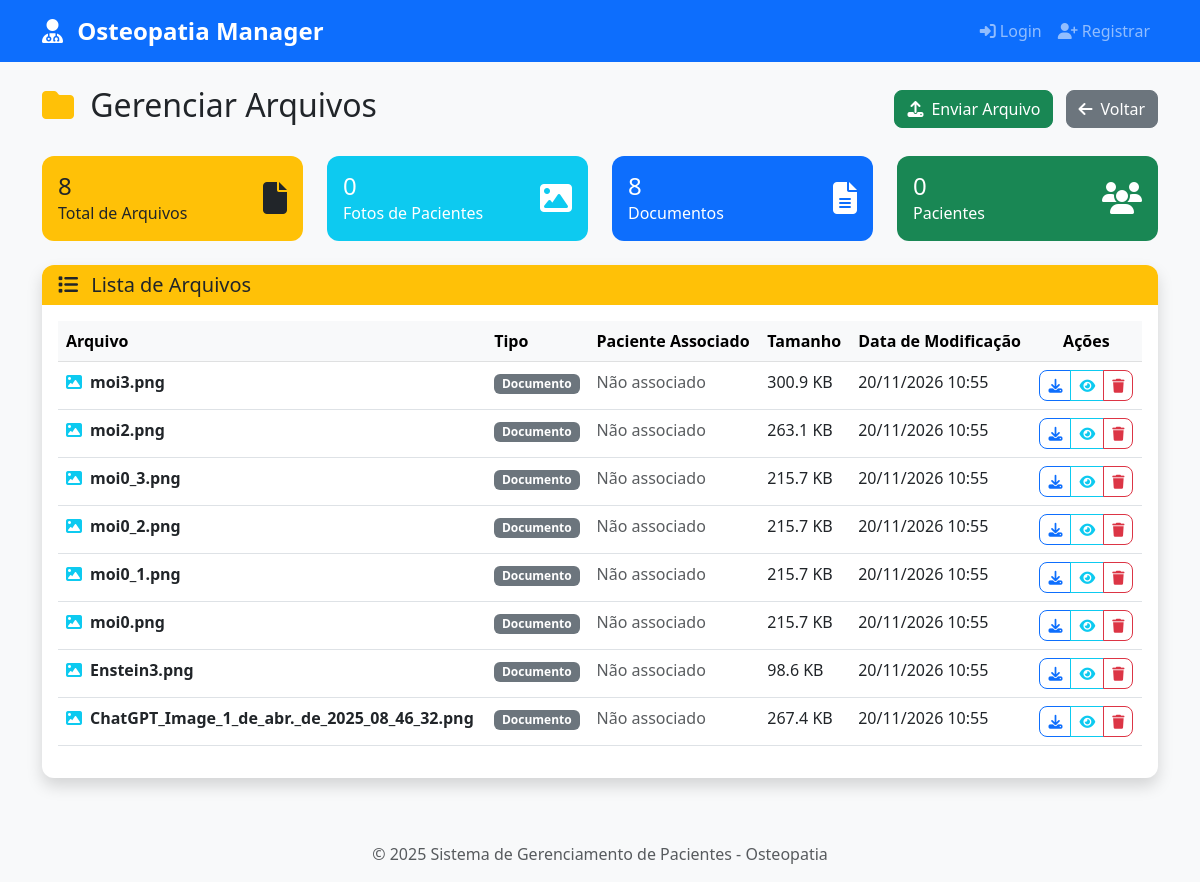
Page /arquivos on the earlier database version.
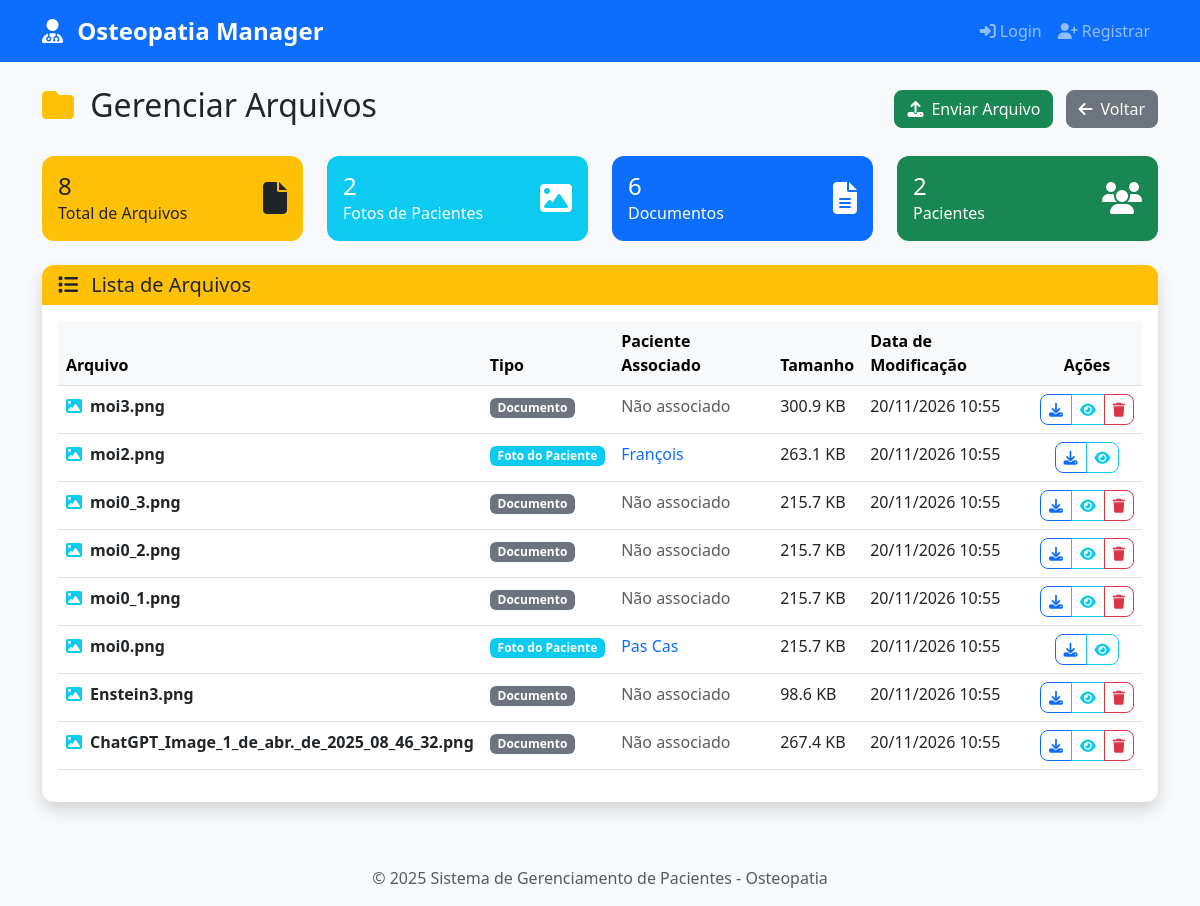
Same page on the later database version.
### database/models.py (models this page shows, shortened)
class Paciente(db.Model):
    __tablename__ = 'pacientes'
    id = db.Column(db.Integer, primary_key=True)
    nome_completo = db.Column(db.String(200), nullable=False)
    data_registro = db.Column(db.Date, nullable=False, default=datetime.utcnow().date())
    profissao = db.Column(db.String(100))
    sexo = db.Column(db.String(20))
    idade = db.Column(db.Integer)
    endereco = db.Column(db.Text)
    cpf = db.Column(db.String(14), unique=True, nullable=True)
    telefone = db.Column(db.String(20))
    email = db.Column(db.String(120))
    foto_path = db.Column(db.String(200))
    notas = db.Column(db.Text)
    created_at = db.Column(db.DateTime, default=datetime.utcnow)
    updated_at = db.Column(db.DateTime, default=datetime.utcnow, onupdate=datetime.utcnow)
    user_id = db.Column(db.Integer, db.ForeignKey('user.id'), nullable=False)
    tratamentos = db.relationship('Tratamento', backref='paciente', lazy=True, cascade='all, delete-orphan')
    user = db.relationship('User', backref='pacientes')

### app.py (the view)
@app.route('/arquivos')
def arquivos():
    pacientes = Paciente.query.order_by(Paciente.nome_completo).all()
    upload_dir = app.config['UPLOAD_FOLDER']
    arquivos_sistema = []
    if os.path.exists(upload_dir):
        for filename in os.listdir(upload_dir):
            if os.path.isfile(os.path.join(upload_dir, filename)):
                file_path = os.path.join(upload_dir, filename)
                file_stats = os.stat(file_path)
                paciente_associado = None
                for p in pacientes:
                    if p.foto_path == filename:
                        paciente_associado = p
                        break
                arquivos_sistema.append({
                    'nome': filename,
                    'tamanho': file_stats.st_size,
                    'data_modificacao': datetime.fromtimestamp(file_stats.st_mtime),
                    'paciente': paciente_associado,
                    'tipo': 'foto' if paciente_associado else 'documento'
                })
    arquivos_sistema.sort(key=lambda x: x['data_modificacao'], reverse=True)
    return render_template('arquivos.html', arquivos=arquivos_sistema, pacientes=pacientes)

### app.py (called while the page is built)
@app.context_processor
def inject_today():
    return {'today': date.today()}

### templates/arquivos.html (shortened to what the changed rows need)
{% extends "base.html" %}
{% block content %}
<div class="row">
    <div class="col-12">
        <div class="d-flex justify-content-between align-items-center mb-4">
            <h2>
                <i class="fas fa-folder me-2 text-warning"></i>
                Gerenciar Arquivos
            </h2>
        </div>
    </div>
</div>
<div class="row mb-4">
    <div class="col-md-3">
        <div class="card bg-info text-white">
            <div class="card-body">
                <div class="d-flex justify-content-between">
                    <div>
                        <h4 class="mb-0">{{ arquivos|selectattr('tipo', 'equalto', 'foto')|list|length }}</h4>
                        <p class="mb-0">Fotos de Pacientes</p>
                    </div>
                </div>
            </div>
        </div>
    </div>
    <div class="col-md-3">
        <div class="card bg-primary text-white">
            <div class="card-body">
                <div class="d-flex justify-content-between">
                    <div>
                        <h4 class="mb-0">{{ arquivos|selectattr('tipo', 'equalto', 'documento')|list|length }}</h4>
                        <p class="mb-0">Documentos</p>
                    </div>
                </div>
            </div>
        </div>
    </div>
    <div class="col-md-3">
        <div class="card bg-success text-white">
            <div class="card-body">
                <div class="d-flex justify-content-between">
                    <div>
                        <h4 class="mb-0">{{ pacientes|length }}</h4>
                        <p class="mb-0">Pacientes</p>
                    </div>
                </div>
            </div>
        </div>
    </div>
</div>
<div class="row">
    <div class="col-12">
        <div class="card shadow">
            <div class="card-body">
                {% if arquivos %}
                    <div class="table-responsive">
                        <table class="table table-hover">
                            <thead class="table-light">
                                <tr>
                                    <th>Arquivo</th>
                                    <th>Tipo</th>
                                    <th>Paciente Associado</th>
                                    <th>Tamanho</th>
                                    <th>Data de Modificação</th>
                                    <th class="text-center">Ações</th>
                                </tr>
                            </thead>
                            <tbody>
                                {% for arquivo in arquivos %}
                                <tr>
                                    <td>
                                        <div class="d-flex align-items-center">
                                            {% if arquivo.nome.lower().endswith(('.jpg', '.jpeg', '.png', '.gif')) %}
                                                <i class="fas fa-image text-info me-2"></i>
                                            {% elif arquivo.nome.lower().endswith('.pdf') %}
                                                <i class="fas fa-file-pdf text-danger me-2"></i>
                                            {% elif arquivo.nome.lower().endswith(('.doc', '.docx')) %}
                                                <i class="fas fa-file-word text-primary me-2"></i>
                                            {% else %}
                                                <i class="fas fa-file text-secondary me-2"></i>
                                            {% endif %}
                                            <div>
                                                <strong>{{ arquivo.nome }}</strong>
                                            </div>
                                        </div>
                                    </td>
                                    <td>
                                        {% if arquivo.tipo == 'foto' %}
                                            <span class="badge bg-info">Foto do Paciente</span>
                                        {% else %}
                                            <span class="badge bg-secondary">Documento</span>
                                        {% endif %}
                                    </td>
                                    <td>
                                        {% if arquivo.paciente %}
                                            <a href="{{ url_for('perfil_paciente', id=arquivo.paciente.id) }}"
                                               class="text-decoration-none">
                                                {{ arquivo.paciente.nome_completo }}
                                            </a>
                                        {% else %}
                                            <span class="text-muted">Não associado</span>
                                        {% endif %}
                                    </td>
                                    <td>
                                        {% if arquivo.tamanho < 1024 %}
                                            {{ arquivo.tamanho }} B
                                        {% elif arquivo.tamanho < 1024*1024 %}
                                            {{ "%.1f"|format(arquivo.tamanho/1024) }} KB
                                        {% else %}
                                            {{ "%.1f"|format(arquivo.tamanho/(1024*1024)) }} MB
                                        {% endif %}
                                    </td>
                                    <td>
                                        {{ arquivo.data_modificacao.strftime('%d/%m/%Y %H:%M') }}
                                    </td>
                                    <td class="text-center">
                                        <div class="btn-group" role="group">
                                            <a href="{{ url_for('download_arquivo', filename=arquivo.nome) }}"
                                               class="btn btn-outline-primary btn-sm"
                                               title="Baixar arquivo">
                                                <i class="fas fa-download"></i>
                                            </a>
                                            {% if arquivo.nome.lower().endswith(('.jpg', '.jpeg', '.png', '.gif')) %}
                                            <button type="button" class="btn btn-outline-info btn-sm"
                                                    data-bs-toggle="modal"
                                                    data-bs-target="#imageModal{{ loop.index }}"
                                                    title="Visualizar imagem">
                                                <i class="fas fa-eye"></i>
                                            </button>
                                            {% endif %}
                                            {% if arquivo.tipo != 'foto' %}
                                            <button type="button" class="btn btn-outline-danger btn-sm"
                                                    data-bs-toggle="modal"
                                                    data-bs-target="#deleteModal{{ loop.index }}"
                                                    title="Excluir arquivo">
                                                <i class="fas fa-trash"></i>
                                            </button>
                                            {% endif %}
                                        </div>
                                    </td>
                                </tr>
                                {% endfor %}
                            </tbody>
                        </table>
                    </div>
                {% endif %}
            </div>
        </div>
    </div>
</div>
{% endblock %}

Differences in the rows shown:
added Paciente: paciente.nome_completo "François"
added Paciente: paciente.nome_completo "Pas Cas"
Other differences:
{{ arquivos|selectattr('tipo', 'equalto', 'foto')|list|length }}: "0" → "2"
{{ arquivos|selectattr('tipo', 'equalto', 'documento')|list|length }}: "8" → "6"
{{ pacientes|length }}: "0" → "2"
new list line: "moi2.png Foto do Paciente 263.1 KB 20/11/2026 10:55"
new list line: "moi0.png Foto do Paciente 215.7 KB 20/11/2026 10:55"
list line gone: "moi2.png Documento Não associado 263.1 KB 20/11/2026 10:55"
list line gone: "moi0.png Documento Não associado 215.7 KB 20/11/2026 10:55"
